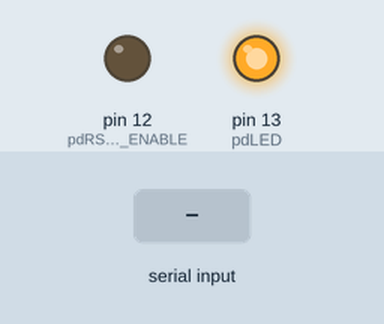
Simulated run of this sketch. Board: Arduino Uno, built with avr-gcc and run on an emulated ATmega328P. Shown: output pins drawn as LEDs (lit = HIGH). The inputs (shaded band) are chosen by the test bench. What the sketch prints to the serial monitor is not drawn.

Above: at 1.2 s.
1.3 s: "1" received over Serial
5.2 s: "1" received over the second serial link
Timing chart, 0 to 8.2 s (numbered marks = the images above; inputs shaded):
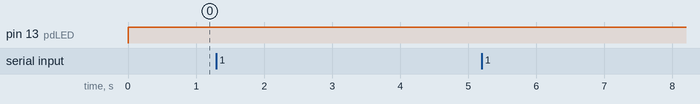

The sketch:

test_MAX485.ino
```cpp
/*
  test  a MAX485 network

  MAX485 connection:
    1 RO receiver output - data received by the chip over 485 is output on this pin
    2 ~RE receive enable (active low)
    3 DE driver enable
    4 DI driver input - input on this pin is driven onto RS485 output
    5 GND
    6 A - noninverting receiver input and noninverting driver output
    7 B - inverting receiver input and inverting driver output
    8 Vcc - 4.75V-5.25V

 */

#define BAUDRATE 115200
#define RS485RX 10
#define RS485TX 11
// RS485_TX_ENABLE = 1 -> transmit enable
#define pdRS485_TX_ENABLE 12

#define pdLED 13

#include <SoftwareSerial.h>
SoftwareSerial MAX485(RS485RX, RS485TX);

#define bufLen 80
char strBuf [ bufLen + 1 ];
short bufPtr;

#define bufLen485 80
// it appears strongly that SoftwareSerial can't go 115200, but maybe will do 57600.
#define BAUDRATE485 57600
unsigned char strBuf485 [ bufLen485 + 1 ];
short bufPtr485;
unsigned long received485At;

void setup() {

  for (int i = 12; i <= 13; i++) {
    pinMode (i, OUTPUT);
    digitalWrite (i, LOW);
  }
  pinMode (RS485TX, OUTPUT);

  Serial.begin(BAUDRATE);

  MAX485.begin(BAUDRATE485);

  bufPtr = 0;
  bufPtr485 = 0;
}

void loop() {

  Serial_Receive ();

  if ( bufPtr > 0 ) {
    Serial.print ("ECHO ("); Serial.print (bufPtr); Serial.print ("): ");
    for (int i = 0; i < bufPtr; i++) {
      Serial.print ( strBuf [ i ] );
    }
    Serial.println ();

    MODBUS_Send ( ( unsigned char * ) strBuf, bufPtr );
    bufPtr = 0;
  }

  MODBUS_Receive ();
  if ( bufPtr485 > 0 ) {
    Serial.print (" >> ");
    for (int i = 0; i < bufPtr485; i++) {
      Serial.write ( strBuf485 [ i ] );
    }
    Serial.println ();
    bufPtr485 = 0;
  }

}

void MODBUS_Send ( unsigned char *buf, short nChars ) {
  if ( nChars > 0 )	{
    // set the error flag if an exception occurred
    // unsigned short CRC = CheckSum.CRC16 ( buf, nChars );
    // buf[nChars++] = CRC & 0x00ff;				// lower byte
    // buf[nChars++] = CRC >> 8;						// upper byte
    digitalWrite ( pdRS485_TX_ENABLE, HIGH );
    for ( int i = 0; i < nChars; i++ ) {
      MAX485.write ( buf[i] );
      // 1 bit time at 115200 is 9 ms
      // delayMicroseconds (100);  // doesn't help
    }
    digitalWrite ( pdRS485_TX_ENABLE, LOW );
  }
  return;
}

// a character time at 57600 baud = 5760 cps is 1/5.76 ms = 0.17 ms
// at 9600 baud = 960 cps it's 1/.96 = 1 ms
#define MODBUS_RECEIVE_TIMEOUT_ms 2

void MODBUS_Receive ( ) {

  static unsigned long lastCharReceivedAt_ms;

  // capture characters from stream
  lastCharReceivedAt_ms = millis();
  while ( ( millis() - lastCharReceivedAt_ms ) < MODBUS_RECEIVE_TIMEOUT_ms ) {

    if ( MAX485.available() ) {

      if ( bufPtr485 < bufLen485 ) {
        // grab the available character
        unsigned char c;
        c = MAX485.read();
        if ( c != 0xff ) {
          Serial.print ( c ); Serial.print ( "  0x" ); Serial.println ( c, HEX );
          strBuf485 [ bufPtr485++ ] = c;
          lastCharReceivedAt_ms = millis();
        }
      } else {
        // error - buffer overrun -- whine
        Serial.println (" -- buffer overrun -- ");
        for (;;) {
          digitalWrite (pdLED, 1);
          delay (100);
          digitalWrite (pdLED, 0);
          delay (100);
        }
      }
      // digitalWrite ( pdLED, ! digitalRead ( pdLED ) );
    }  // character available

  }

  return;
}

#define SERIAL_RECEIVE_TIMEOUT_ms 1000

void Serial_Receive ( ) {

  static unsigned long lastCharReceivedAt_ms;

  digitalWrite (pdLED, HIGH);

  // capture characters from stream
  lastCharReceivedAt_ms = millis();
  while ( ( millis() - lastCharReceivedAt_ms ) < SERIAL_RECEIVE_TIMEOUT_ms ) {

    if ( Serial.available() ) {

      if ( bufPtr < bufLen ) {
        // grab the available character
        unsigned char c;
        c = Serial.read();
        strBuf [ bufPtr++ ] = c;
        lastCharReceivedAt_ms = millis();

      } else {
        // error - buffer overrun -- whine
        Serial.print ("Serial buffer overrun!");
        for (;;) {
          digitalWrite (pdLED, 1);
          delay (100);
          digitalWrite (pdLED, 0);
          delay (100);
        }
      }
      // digitalWrite ( pdLED, ! digitalRead ( pdLED ) );
    }  // character available

  }

  digitalWrite (pdLED, LOW);


  return;
}
```
